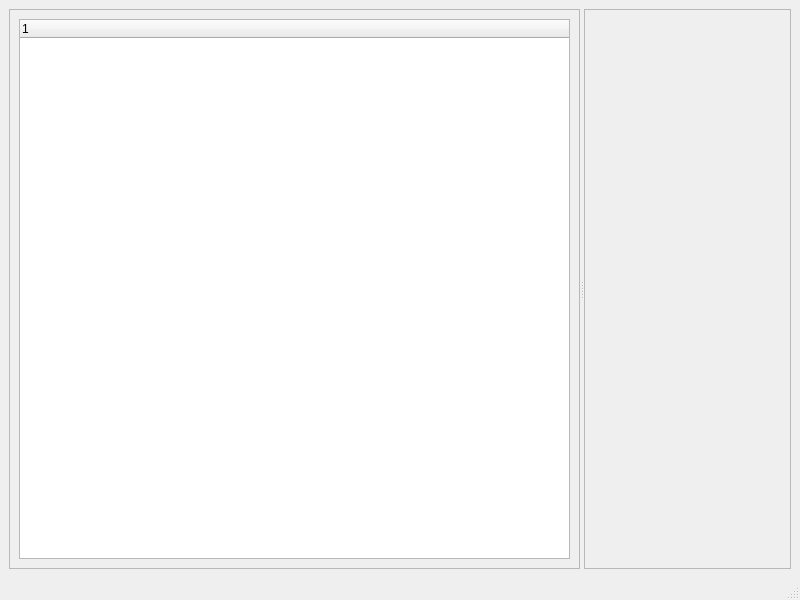
<?xml version="1.0" encoding="UTF-8"?>
<ui version="4.0">
 <class>MainWindow</class>
 <widget class="QMainWindow" name="MainWindow">
  <property name="geometry">
   <rect>
    <x>0</x>
    <y>0</y>
    <width>800</width>
    <height>600</height>
   </rect>
  </property>
  <property name="windowTitle">
   <string>MainWindow</string>
  </property>
  <widget class="QWidget" name="centralwidget">
   <layout class="QGridLayout" name="gridLayout">
    <item row="0" column="0">
     <widget class="QSplitter" name="splitter">
      <property name="orientation">
       <enum>Qt::Horizontal</enum>
      </property>
      <widget class="QFrame" name="sideframe">
       <property name="frameShape">
        <enum>QFrame::StyledPanel</enum>
       </property>
       <property name="frameShadow">
        <enum>QFrame::Raised</enum>
       </property>
       <layout class="QVBoxLayout" name="verticalLayout">
        <item>
         <widget class="QTreeWidget" name="treeWidget">
          <column>
           <property name="text">
            <string notr="true">1</string>
           </property>
          </column>
         </widget>
        </item>
       </layout>
      </widget>
      <widget class="QFrame" name="mainframe">
       <property name="frameShape">
        <enum>QFrame::StyledPanel</enum>
       </property>
       <property name="frameShadow">
        <enum>QFrame::Raised</enum>
       </property>
      </widget>
     </widget>
    </item>
   </layout>
  </widget>
  <widget class="QMenuBar" name="menubar">
   <property name="geometry">
    <rect>
     <x>0</x>
     <y>0</y>
     <width>800</width>
     <height>26</height>
    </rect>
   </property>
  </widget>
  <widget class="QStatusBar" name="statusbar"/>
 </widget>
 <resources/>
 <connections/>
</ui>
